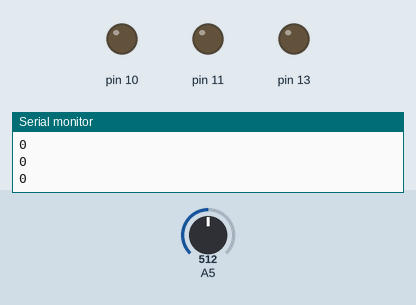
This sketch was run on a simulated Arduino Uno, built with avr-gcc and run on an emulated ATmega328P. Shown: output pins drawn as LEDs (lit = HIGH), the last lines printed to the serial monitor. The test bench sets the inputs (shaded band); at power-on: A5 = 512.

Above: at 1.2 s.
1.3 s: A5 set to 540
2.8 s: A5 set to 569
At 3.9 s:
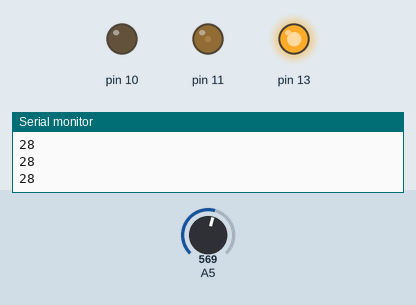
4.3 s: A5 set to 716
At 5.1 s:
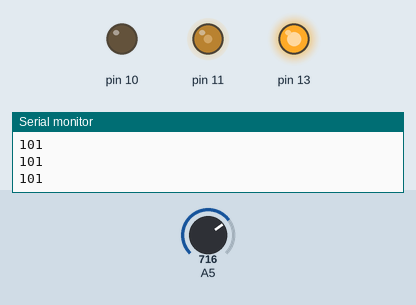
5.8 s: A5 set to 900
At 6.3 s:
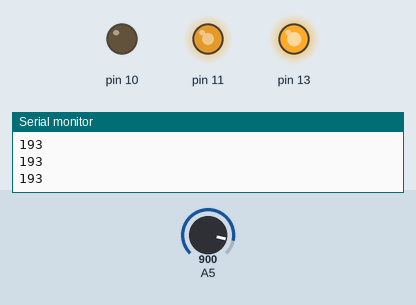
7.3 s: A5 set to 306
At 8.5 s:
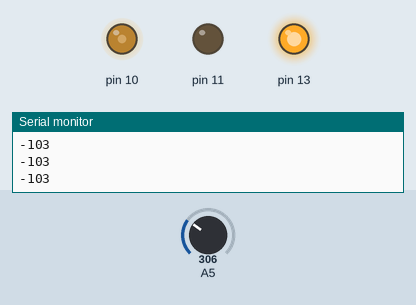
8.8 s: A5 set to 122
At 9.7 s:
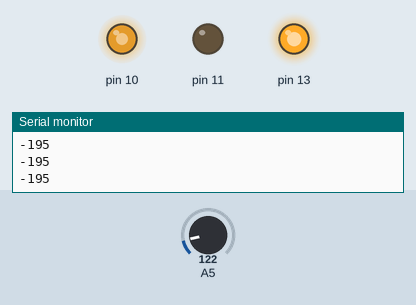
Timing chart, 0 to 11.3 s (numbered marks = the images above; inputs shaded):
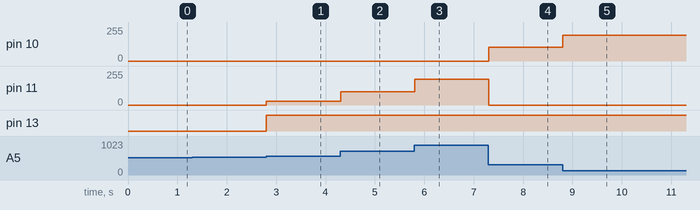

Measured:
- the behaviour switches between 551 and 552 on A5 (found by bisection; images 0 and 1)
- after the input at 2.8 s, pin 11: 0/255 → 28/255 at once; pin 13: LOW → HIGH at once
- after the input at 4.3 s, pin 11: 28/255 → 101/255 at once
- after the input at 5.8 s, pin 11: 101/255 → 193/255 at once
- after the input at 7.3 s, pin 10: 0/255 → 103/255 at once; pin 11: 193/255 → 0/255 at once
- after the input at 8.8 s, pin 10: 103/255 → 195/255 at once

The sketch:

digitalCopy.ino
```cpp
#include <Arduino.h>

void setup() {
  Serial.begin(9600);
  pinMode(13, OUTPUT);
}

void loop() {
  int value = analogRead(5);
  value = map(value, 0, 1023, -255, 255);
  Serial.println(value);
  if (abs(value) < 20) {
    value = 0;
  }
  analogWrite(10, max(0, -value));
  analogWrite(11, max(0, value));
  digitalWrite(13, value != 0);
}
```
